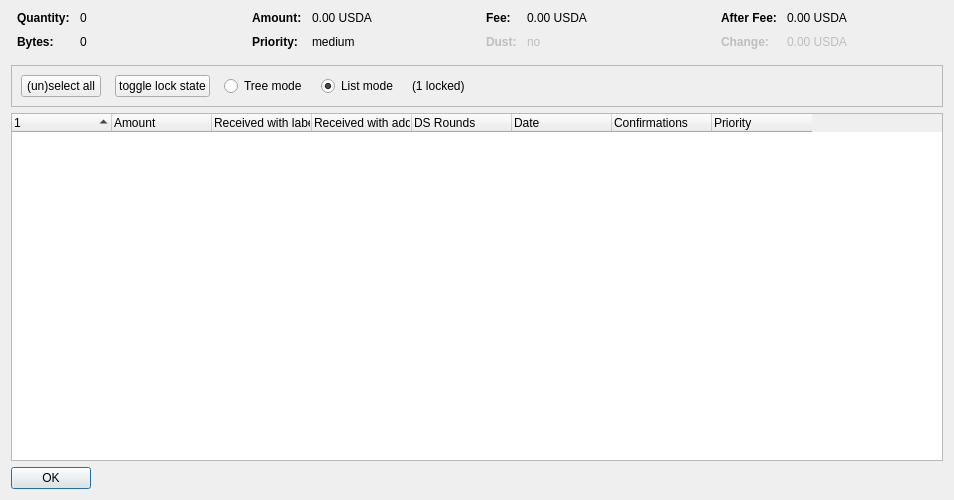
<?xml version="1.0" encoding="UTF-8"?>
<ui version="4.0">
 <class>CoinControlDialog</class>
 <widget class="QDialog" name="CoinControlDialog">
  <property name="geometry">
   <rect>
    <x>0</x>
    <y>0</y>
    <width>954</width>
    <height>500</height>
   </rect>
  </property>
  <property name="windowTitle">
   <string>Coin Selection</string>
  </property>
  <layout class="QVBoxLayout" name="verticalLayout">
   <item>
    <layout class="QHBoxLayout" name="horizontalLayoutTop" stretch="0,0,0,0">
     <property name="topMargin">
      <number>0</number>
     </property>
     <property name="bottomMargin">
      <number>10</number>
     </property>
     <item>
      <layout class="QFormLayout" name="formLayoutCoinControl1">
       <property name="horizontalSpacing">
        <number>10</number>
       </property>
       <property name="verticalSpacing">
        <number>10</number>
       </property>
       <property name="leftMargin">
        <number>6</number>
       </property>
       <property name="rightMargin">
        <number>6</number>
       </property>
       <item row="0" column="0">
        <widget class="QLabel" name="labelCoinControlQuantityText">
         <property name="font">
          <font>
           <weight>75</weight>
           <bold>true</bold>
          </font>
         </property>
         <property name="text">
          <string>Quantity:</string>
         </property>
        </widget>
       </item>
       <item row="0" column="1">
        <widget class="QLabel" name="labelCoinControlQuantity">
         <property name="cursor">
          <cursorShape>IBeamCursor</cursorShape>
         </property>
         <property name="contextMenuPolicy">
          <enum>Qt::ActionsContextMenu</enum>
         </property>
         <property name="text">
          <string notr="true">0</string>
         </property>
         <property name="textInteractionFlags">
          <set>Qt::LinksAccessibleByMouse|Qt::TextSelectableByKeyboard|Qt::TextSelectableByMouse</set>
         </property>
        </widget>
       </item>
       <item row="1" column="0">
        <widget class="QLabel" name="labelCoinControlBytesText">
         <property name="font">
          <font>
           <weight>75</weight>
           <bold>true</bold>
          </font>
         </property>
         <property name="text">
          <string>Bytes:</string>
         </property>
        </widget>
       </item>
       <item row="1" column="1">
        <widget class="QLabel" name="labelCoinControlBytes">
         <property name="cursor">
          <cursorShape>IBeamCursor</cursorShape>
         </property>
         <property name="contextMenuPolicy">
          <enum>Qt::ActionsContextMenu</enum>
         </property>
         <property name="text">
          <string notr="true">0</string>
         </property>
         <property name="textInteractionFlags">
          <set>Qt::LinksAccessibleByMouse|Qt::TextSelectableByKeyboard|Qt::TextSelectableByMouse</set>
         </property>
        </widget>
       </item>
      </layout>
     </item>
     <item>
      <layout class="QFormLayout" name="formLayoutCoinControl2">
       <property name="horizontalSpacing">
        <number>10</number>
       </property>
       <property name="verticalSpacing">
        <number>10</number>
       </property>
       <property name="leftMargin">
        <number>6</number>
       </property>
       <property name="rightMargin">
        <number>6</number>
       </property>
       <item row="0" column="0">
        <widget class="QLabel" name="labelCoinControlAmountText">
         <property name="font">
          <font>
           <weight>75</weight>
           <bold>true</bold>
          </font>
         </property>
         <property name="text">
          <string>Amount:</string>
         </property>
        </widget>
       </item>
       <item row="0" column="1">
        <widget class="QLabel" name="labelCoinControlAmount">
         <property name="cursor">
          <cursorShape>IBeamCursor</cursorShape>
         </property>
         <property name="contextMenuPolicy">
          <enum>Qt::ActionsContextMenu</enum>
         </property>
         <property name="text">
          <string notr="true">0.00 USDA</string>
         </property>
         <property name="textInteractionFlags">
          <set>Qt::LinksAccessibleByMouse|Qt::TextSelectableByKeyboard|Qt::TextSelectableByMouse</set>
         </property>
        </widget>
       </item>
       <item row="1" column="0">
        <widget class="QLabel" name="labelCoinControlPriorityText">
         <property name="font">
          <font>
           <weight>75</weight>
           <bold>true</bold>
          </font>
         </property>
         <property name="text">
          <string>Priority:</string>
         </property>
        </widget>
       </item>
       <item row="1" column="1">
        <widget class="QLabel" name="labelCoinControlPriority">
         <property name="cursor">
          <cursorShape>IBeamCursor</cursorShape>
         </property>
         <property name="contextMenuPolicy">
          <enum>Qt::ActionsContextMenu</enum>
         </property>
         <property name="text">
          <string>medium</string>
         </property>
         <property name="textInteractionFlags">
          <set>Qt::LinksAccessibleByMouse|Qt::TextSelectableByKeyboard|Qt::TextSelectableByMouse</set>
         </property>
        </widget>
       </item>
      </layout>
     </item>
     <item>
      <layout class="QFormLayout" name="formLayoutCoinControl3">
       <property name="horizontalSpacing">
        <number>10</number>
       </property>
       <property name="verticalSpacing">
        <number>10</number>
       </property>
       <property name="leftMargin">
        <number>6</number>
       </property>
       <property name="rightMargin">
        <number>6</number>
       </property>
       <item row="0" column="0">
        <widget class="QLabel" name="labelCoinControlFeeText">
         <property name="font">
          <font>
           <weight>75</weight>
           <bold>true</bold>
          </font>
         </property>
         <property name="text">
          <string>Fee:</string>
         </property>
        </widget>
       </item>
       <item row="0" column="1">
        <widget class="QLabel" name="labelCoinControlFee">
         <property name="cursor">
          <cursorShape>IBeamCursor</cursorShape>
         </property>
         <property name="contextMenuPolicy">
          <enum>Qt::ActionsContextMenu</enum>
         </property>
         <property name="text">
          <string notr="true">0.00 USDA</string>
         </property>
         <property name="textInteractionFlags">
          <set>Qt::LinksAccessibleByMouse|Qt::TextSelectableByKeyboard|Qt::TextSelectableByMouse</set>
         </property>
        </widget>
       </item>
       <item row="1" column="0">
        <widget class="QLabel" name="labelCoinControlLowOutputText">
         <property name="enabled">
          <bool>false</bool>
         </property>
         <property name="font">
          <font>
           <weight>75</weight>
           <bold>true</bold>
          </font>
         </property>
         <property name="text">
          <string>Dust:</string>
         </property>
        </widget>
       </item>
       <item row="1" column="1">
        <widget class="QLabel" name="labelCoinControlLowOutput">
         <property name="enabled">
          <bool>false</bool>
         </property>
         <property name="cursor">
          <cursorShape>IBeamCursor</cursorShape>
         </property>
         <property name="contextMenuPolicy">
          <enum>Qt::ActionsContextMenu</enum>
         </property>
         <property name="text">
          <string>no</string>
         </property>
         <property name="textInteractionFlags">
          <set>Qt::LinksAccessibleByMouse|Qt::TextSelectableByKeyboard|Qt::TextSelectableByMouse</set>
         </property>
        </widget>
       </item>
      </layout>
     </item>
     <item>
      <layout class="QFormLayout" name="formLayoutCoinControl4">
       <property name="horizontalSpacing">
        <number>10</number>
       </property>
       <property name="verticalSpacing">
        <number>10</number>
       </property>
       <property name="leftMargin">
        <number>6</number>
       </property>
       <property name="rightMargin">
        <number>6</number>
       </property>
       <item row="0" column="0">
        <widget class="QLabel" name="labelCoinControlAfterFeeText">
         <property name="font">
          <font>
           <weight>75</weight>
           <bold>true</bold>
          </font>
         </property>
         <property name="text">
          <string>After Fee:</string>
         </property>
        </widget>
       </item>
       <item row="0" column="1">
        <widget class="QLabel" name="labelCoinControlAfterFee">
         <property name="cursor">
          <cursorShape>IBeamCursor</cursorShape>
         </property>
         <property name="contextMenuPolicy">
          <enum>Qt::ActionsContextMenu</enum>
         </property>
         <property name="text">
          <string notr="true">0.00 USDA</string>
         </property>
         <property name="textInteractionFlags">
          <set>Qt::LinksAccessibleByMouse|Qt::TextSelectableByKeyboard|Qt::TextSelectableByMouse</set>
         </property>
        </widget>
       </item>
       <item row="1" column="0">
        <widget class="QLabel" name="labelCoinControlChangeText">
         <property name="enabled">
          <bool>false</bool>
         </property>
         <property name="font">
          <font>
           <weight>75</weight>
           <bold>true</bold>
          </font>
         </property>
         <property name="text">
          <string>Change:</string>
         </property>
        </widget>
       </item>
       <item row="1" column="1">
        <widget class="QLabel" name="labelCoinControlChange">
         <property name="enabled">
          <bool>false</bool>
         </property>
         <property name="cursor">
          <cursorShape>IBeamCursor</cursorShape>
         </property>
         <property name="contextMenuPolicy">
          <enum>Qt::ActionsContextMenu</enum>
         </property>
         <property name="text">
          <string notr="true">0.00 USDA</string>
         </property>
         <property name="textInteractionFlags">
          <set>Qt::LinksAccessibleByMouse|Qt::TextSelectableByKeyboard|Qt::TextSelectableByMouse</set>
         </property>
        </widget>
       </item>
      </layout>
     </item>
    </layout>
   </item>
   <item>
    <widget class="QFrame" name="frame">
     <property name="minimumSize">
      <size>
       <width>0</width>
       <height>40</height>
      </size>
     </property>
     <property name="frameShape">
      <enum>QFrame::StyledPanel</enum>
     </property>
     <property name="frameShadow">
      <enum>QFrame::Sunken</enum>
     </property>
     <layout class="QHBoxLayout" name="horizontalLayout">
      <item>
       <layout class="QHBoxLayout" name="horizontalLayoutPanel" stretch="0,0,0,0,0,0">
        <property name="spacing">
         <number>14</number>
        </property>
        <item>
         <widget class="QPushButton" name="pushButtonSelectAll">
          <property name="sizePolicy">
           <sizepolicy hsizetype="Maximum" vsizetype="Fixed">
            <horstretch>0</horstretch>
            <verstretch>0</verstretch>
           </sizepolicy>
          </property>
          <property name="text">
           <string>(un)select all</string>
          </property>
          <property name="autoDefault">
           <bool>false</bool>
          </property>
         </widget>
        </item>
        <item>
         <widget class="QPushButton" name="pushButtonToggleLock">
          <property name="sizePolicy">
           <sizepolicy hsizetype="Maximum" vsizetype="Fixed">
            <horstretch>0</horstretch>
            <verstretch>0</verstretch>
           </sizepolicy>
          </property>
          <property name="text">
           <string>toggle lock state</string>
          </property>
          <property name="autoDefault">
           <bool>false</bool>
          </property>
         </widget>
        </item>
        <item>
         <widget class="QRadioButton" name="radioTreeMode">
          <property name="sizePolicy">
           <sizepolicy hsizetype="Maximum" vsizetype="Fixed">
            <horstretch>0</horstretch>
            <verstretch>0</verstretch>
           </sizepolicy>
          </property>
          <property name="text">
           <string>Tree mode</string>
          </property>
         </widget>
        </item>
        <item>
         <widget class="QRadioButton" name="radioListMode">
          <property name="sizePolicy">
           <sizepolicy hsizetype="Maximum" vsizetype="Fixed">
            <horstretch>0</horstretch>
            <verstretch>0</verstretch>
           </sizepolicy>
          </property>
          <property name="text">
           <string>List mode</string>
          </property>
          <property name="checked">
           <bool>true</bool>
          </property>
         </widget>
        </item>
        <item>
         <widget class="QLabel" name="labelLocked">
          <property name="text">
           <string>(1 locked)</string>
          </property>
         </widget>
        </item>
        <item>
         <spacer name="horizontalSpacer">
          <property name="orientation">
           <enum>Qt::Horizontal</enum>
          </property>
          <property name="sizeHint" stdset="0">
           <size>
            <width>40</width>
            <height>20</height>
           </size>
          </property>
         </spacer>
        </item>
       </layout>
      </item>
     </layout>
    </widget>
   </item>
   <item>
    <widget class="CoinControlTreeWidget" name="treeWidget">
     <property name="contextMenuPolicy">
      <enum>Qt::CustomContextMenu</enum>
     </property>
     <property name="sortingEnabled">
      <bool>false</bool>
     </property>
     <property name="columnCount">
      <number>8</number>
     </property>
     <attribute name="headerShowSortIndicator" stdset="0">
      <bool>true</bool>
     </attribute>
     <attribute name="headerStretchLastSection">
      <bool>false</bool>
     </attribute>
     <column>
      <property name="text">
       <string/>
      </property>
     </column>
     <column>
      <property name="text">
       <string>Amount</string>
      </property>
     </column>
     <column>
      <property name="text">
       <string>Received with label</string>
      </property>
     </column>
     <column>
      <property name="text">
       <string>Received with address</string>
      </property>
     </column>
     <column>
      <property name="text">
       <string>DS Rounds</string>
      </property>
     </column>
     <column>
      <property name="text">
       <string>Date</string>
      </property>
     </column>
     <column>
      <property name="text">
       <string>Confirmations</string>
      </property>
      <property name="toolTip">
       <string>Confirmed</string>
      </property>
     </column>
     <column>
      <property name="text">
       <string>Priority</string>
      </property>
     </column>
    </widget>
   </item>
   <item>
    <widget class="QDialogButtonBox" name="buttonBox">
     <property name="sizePolicy">
      <sizepolicy hsizetype="Maximum" vsizetype="Fixed">
       <horstretch>0</horstretch>
       <verstretch>0</verstretch>
      </sizepolicy>
     </property>
     <property name="orientation">
      <enum>Qt::Horizontal</enum>
     </property>
     <property name="standardButtons">
      <set>QDialogButtonBox::Ok</set>
     </property>
    </widget>
   </item>
  </layout>
 </widget>
 <customwidgets>
  <customwidget>
   <class>CoinControlTreeWidget</class>
   <extends>QTreeWidget</extends>
   <header>creditcontroltreewidget.h</header>
  </customwidget>
 </customwidgets>
 <resources/>
 <connections/>
</ui>
